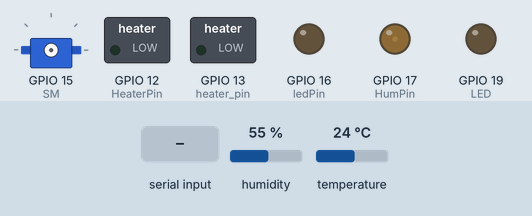
Recording of a sketch running on a simulated ESP32. On the bench: servo, switched loads named in the sketch (green lamp = pin HIGH), output pins drawn as LEDs (lit = HIGH). The test bench sets the inputs (shaded band); at power-on: humidity 55 %, temperature 24 °C. WiFi joins after 1.5 s; servers stay silent unless stated; uploads are accepted with an empty reply; what the sketch prints to the serial monitor is not drawn.

Above: at 2.7 s.
2.8 s: "V90\n" received over Serial
13.0 s: "C90\n" received over Serial
At 14.9 s:
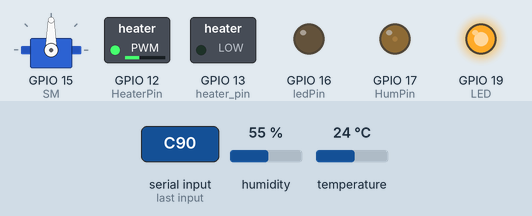
23.0 s: "H90\n" received over Serial
At 24.9 s:
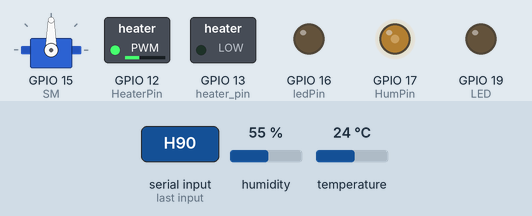
33.0 s: "V,45\n" received over Serial
At 34.9 s:
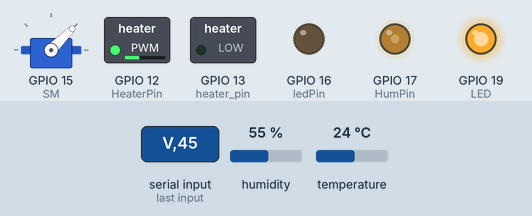
43.0 s: "C,45\n" received over Serial
At 44.9 s:
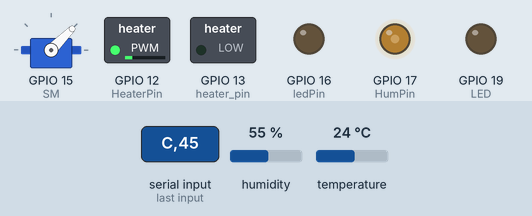
53.0 s: "H,45\n" received over Serial
At 55.0 s:
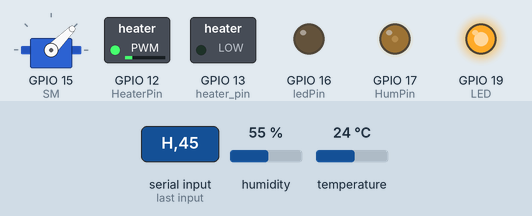
Timing chart, 0 to 63.0 s (numbered marks = the images above; inputs shaded):
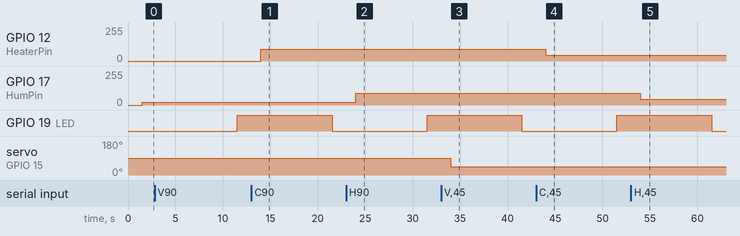

Measured:
- after the input at 13.0 s, GPIO 12 (HeaterPin): 0/255 → 90/255 after 1.0 s
- after the input at 23.0 s, GPIO 17 (HumPin): 20/255 → 90/255 after 1.0 s
- after the input at 33.0 s, servo on GPIO 15 (SM): 90° → 45° after 1.0 s
- after the input at 43.0 s, GPIO 12 (HeaterPin): 90/255 → 45/255 after 1.0 s
- after the input at 53.0 s, GPIO 17 (HumPin): 90/255 → 45/255 after 1.0 s

The sketch:

ESP32.ino
```cpp
#include <WiFi.h>
#include <HTTPClient.h>
#include <AHTxx.h>
#include <Wire.h>
#include <ESP32Servo.h>
AHTxx aht10_in(0x38, AHT1x_SENSOR);  // Sensor interior en 0x38
AHTxx aht10_out(0x39, AHT1x_SENSOR); // Sensor exterior en 0x39
#define SDA_1 21
#define SCL_1 22
#define SDA_2 25
#define SCL_2 26

#define SM        15  // verde (Servo motor)
#define HeaterPin 12  // rojo
#define HumPin    17  // amarillo
#define LED       19

const char* ssid = "*********";
const char* password = "*********";
const char* serverName = "http://monitoreocontrol.atwebpages.com/post-****.php";
String apiKeyValue = "******";

WiFiServer server(80);
String header;
String datain;

Servo VentServo;
bool servoAttached = false;
unsigned long servoTimer = 0;
const unsigned long servoTimeout = 1500;

// Configuración PWM humifier
const int ledPin = 16;
const int freq = 111000;
const int resolution = 8;
const int dutyCycle = 0;

const int heater_pin = 13;
const int freq2 = 1000;
const int resolution2 = 8;
const int dutyCycle2 = 0;

hw_timer_t *timer = NULL;

int window = 0;
int heater = 0;
int humifier = 0;

float ref_temp = 20;
float ref_hum = 70;

bool shouldSendRequest = false;
HTTPClient http;
String httpRequestData;

struct KalmanFilter1D {
  float Q;
  float R;
  float P;
  float x;
  bool initialized;

  void begin(float q, float r) {
    Q = q;
    R = r;
    P = 1.0;
    x = 0.0;
    initialized = false;
  }

  float update(float measurement) {
    if (isnan(measurement)) {
      return x;
    }
    if (!initialized) {
      x = measurement;
      initialized = true;
      return x;
    }
    P = P + Q;
    float K = P / (P + R);
    x = x + K * (measurement - x);
    P = (1.0 - K) * P; // Corregido error tipográfico previo (1K) por (1.0 - K)
    return x;
  }
};

KalmanFilter1D kf_temp_in;
KalmanFilter1D kf_temp_out;
KalmanFilter1D kf_hum_in;
KalmanFilter1D kf_hum_out;

void ARDUINO_ISR_ATTR onTimer() {
  digitalWrite(LED, !digitalRead(LED));
  shouldSendRequest = true;
}

void setupPWM(int pin, int frequency, int resolution) {
  ledcAttach(pin, frequency, resolution);
}

void setup() {
  Serial.begin(115200);
  pinMode(LED, OUTPUT);

  Serial.println("Iniciando sensores...");

  if (!aht10_in.begin(SDA_1, SCL_1, 100000)) {
    Serial.println("Error al inicializar AHT10 interior en SDA_1/SCL_1 (0x38)");
  } else {
    Serial.println("Sensor interior AHT10 inicializado correctamente (0x38).");
  }

  if (!aht10_out.begin(SDA_2, SCL_2, 100000)) {
    Serial.println("Error al inicializar AHT10 exterior en SDA_2/SCL_2 (0x39)");
  } else {
    Serial.println("Sensor exterior AHT10 inicializado correctamente (0x39).");
  }

  Serial.print("Connecting to ");
  Serial.println(ssid);
  WiFi.begin(ssid, password);
  while (WiFi.status() != WL_CONNECTED) {
    delay(500);
    Serial.print(".");
  }

  Serial.println("");
  Serial.println("WiFi connected.");
  Serial.println("IP address: ");
  Serial.println(WiFi.localIP());

  server.begin();
  delay(10);

  setupPWM(ledPin, freq, resolution);
  setupPWM(HumPin, freq, resolution2);
  setupPWM(HeaterPin, freq, resolution2);
  setupPWM(heater_pin, freq2, resolution2);

  ledcWrite(HumPin, 20);
  ledcWrite(HeaterPin, dutyCycle);
  ledcWrite(ledPin, dutyCycle);
  ledcWrite(heater_pin, 0);

  timer = timerBegin(1000000);
  timerAttachInterrupt(timer, &onTimer);
  timerAlarm(timer, 10000000, true, 0);

  // Inicializar filtros de Kalman
  kf_temp_in.begin(0.01, 0.0006);
  kf_temp_out.begin(0.01, 0.0002);
  kf_hum_in.begin(0.01, 0.0028);
  kf_hum_out.begin(0.01, 0.066);
}

void setVentanaPosition(int angle) {
  window = constrain(angle, 0, 90);

  if (!servoAttached) {
    VentServo.attach(SM);
    servoAttached = true;
  }

  VentServo.write(window);
  servoTimer = millis(); // Reiniciar el temporizador de inactividad
}

float readTemp(bool interior) {
  float raw = interior ? aht10_in.readTemperature() : aht10_out.readTemperature();
  return interior ? kf_temp_in.update(raw) : kf_temp_out.update(raw);
}

float readHum(bool interior) {
  float raw = interior ? aht10_in.readHumidity() : aht10_out.readHumidity();
  return interior ? kf_hum_in.update(raw) : kf_hum_out.update(raw);
}

void loop() {
  if (servoAttached && (millis() - servoTimer >= servoTimeout)) {
    VentServo.detach();
    servoAttached = false;
  }

  if (Serial.available()) {
    datain = Serial.readString();
    datain.trim();
    processCommand(datain);
  }

  WiFiClient client = server.available();
  if (client) {
    Serial.println("New Client.");
    String currentLine = "";
    while (client.connected()) {
      if (client.available()) {
        char c = client.read();
        header += c;
        if (c == '\n') {
          if (currentLine.length() == 0) {
            sendWebPage(client);
            break;
          } else {
            currentLine = "";
          }
        } else if (c != '\r') {
          currentLine += c;
        }
      }
    }
    header = "";
    client.stop();
  }

  if (shouldSendRequest) {
    shouldSendRequest = false;
    sendDataToServer();
  }
}

void printRow(WiFiClient &client, const String &label, float in, float out, const String &unit) {
  client.printf(
    "<tr><td>%s</td><td><span class=\"sensor\">%.2f%s</span></td>"
    "<td><span class=\"sensor\">%.2f%s</span></td></tr>",
    label.c_str(), in, unit.c_str(), out, unit.c_str());
}

void printRowSingle(WiFiClient &client, const String &label, const String &value) {
  client.printf(
    "<tr><td>%s</td><td colspan=\"2\"><span class=\"sensor\">%s</span></td></tr>",
    label.c_str(), value.c_str());
}

void sendWebPage(WiFiClient &client) {
  client.println("HTTP/1.1 200 OK");
  client.println("Content-type:text/html");
  client.println("Connection: close");
  client.println();

  client.println("<!DOCTYPE html><html>");
  client.println("<head><meta name=\"viewport\" content=\"width=device-width, initial-scale=1\">");
  client.println("<meta http-equiv=\"refresh\" content=\"10\">");
  client.println("<link rel=\"icon\" href=\"data:,\">");

  client.println("<style>body { text-align: center; font-family: \"Trebuchet MS\", Arial;}"
                 "table { border-collapse: collapse; width:50%; margin-left:auto; margin-right:auto; }"
                 "th { padding: 12px; background-color: #00af06; color: white; }"
                 "tr { border: 1px solid #ddd; padding: 12px; }"
                 "tr:hover { background-color: #bcbcbc; }"
                 "td { border: none; padding: 12px; }"
                 ".sensor { color:white; font-weight: bold; background-color: #bcbcbc; padding: 1px; }"
                 "</style></head><body><h1>Monitoreo y Control</h1>");

  client.println("<table><tr><th>PARAMETRO</th><th>Interior</th><th>Exterior</th></tr>");

  printRow(client, "Temp. Celsius", readTemp(true), readTemp(false), " *C");
  printRow(client, "Humedad Relativa", readHum(true), readHum(false), " %");

  printRowSingle(client, "Ventana", String(window) + "°");
  printRowSingle(client, "Calentador", String(heater));
  printRowSingle(client, "Humidificador", String(humifier));

  client.println("</table></body></html>");
  client.println();
}

void sendDataToServer() {
  if (WiFi.status() == WL_CONNECTED) {
    http.setTimeout(15000);
    http.begin(serverName);
    http.addHeader("Content-Type", "application/x-www-form-urlencoded");

    httpRequestData = "api_key=" + apiKeyValue
                    + "&value1=" + String(readTemp(true))
                    + "&value2=" + String(readTemp(false))
                    + "&value3=" + String(readHum(true))
                    + "&value4=" + String(readHum(false))
                    + "&value5=" + String(window)
                    + "&value6=" + String(heater)
                    + "&value7=" + String(humifier)
                    + "&value8=" + String(ref_temp)
                    + "&value9=" + String(ref_hum);

    int httpResponseCode = http.POST(httpRequestData);
    if (httpResponseCode > 0) {
      Serial.print("HTTP_OK:");
      Serial.println(httpResponseCode);
    } else {
      Serial.print("HTTP_ERROR:");
      Serial.println(httpResponseCode);
    }
    http.end();
  }
}

void processCommand(String command) {
  command.trim();

  if (command.length() < 2) {
    Serial.println("error:invalid_format");
    return;
  }

  char commandType = command.charAt(0);

  int valueStart = -1;
  for (int i = 1; i < command.length(); i++) {
    if (isDigit(command.charAt(i)) || command.charAt(i) == '.' || command.charAt(i) == '-') {
      valueStart = i;
      break;
    }
  }

  if (valueStart == -1) {
    Serial.println("error:no_value");
    return;
  }

  String valueStr = command.substring(valueStart);
  float value = valueStr.toFloat();

  bool success = true;
  String response = "cmd_";
  response += commandType;
  response += ":";

  switch (commandType) {
    case 'V': // Ventana (Usa la función segura de control de servo)
      setVentanaPosition(int(value));
      response += String(window);
      break;

    case 'C': // Calentador
      heater = constrain(int(value), 0, 255);
      ledcWrite(HeaterPin, heater);
      response += String(heater);
      break;

    case 'H': // Humidificador
      humifier = constrain(int(value), 0, 127);
      ledcWrite(HumPin, humifier);
      response += String(humifier);
      break;

    case 'A': // Temperatura referencia
      ref_temp = value;
      response += String(value, 2);
      break;

    case 'B': // Humedad referencia
      ref_hum = value;
      response += String(value, 2);
      break;

    case 'T': // Leer temperatura interior
      response += String(readTemp(true), 2);
      break;

    case 'Y': // Leer temperatura exterior
      response += String(readTemp(false), 2);
      break;

    case 'I': // Leer humedad interior
      response += String(readHum(true), 2);
      break;

    case 'J': // Leer humedad exterior
      response += String(readHum(false), 2);
      break;

    case 'S': // Leer todos los sensores
      response += "temp_in:";
      response += String(readTemp(true), 2);
      response += ",temp_out:";
      response += String(readTemp(false), 2);
      response += ",hum_in:";
      response += String(readHum(true), 2);
      response += ",hum_out:";
      response += String(readHum(false), 2);
      break;

    case 'R': // Leer valores de referencia
      response += "ref_temp:";
      response += String(ref_temp, 2);
      response += ",ref_hum:";
      response += String(ref_hum, 2);
      break;

    case 'D': // Leer estado de actuadores
      response += "window:";
      response += String(window);
      response += ",heater:";
      response += String(heater);
      response += ",humidifier:";
      response += String(humifier);
      break;

    default:
      success = false;
      response = "error:unknown_cmd";
      break;
  }

  Serial.println(response);
}
```
